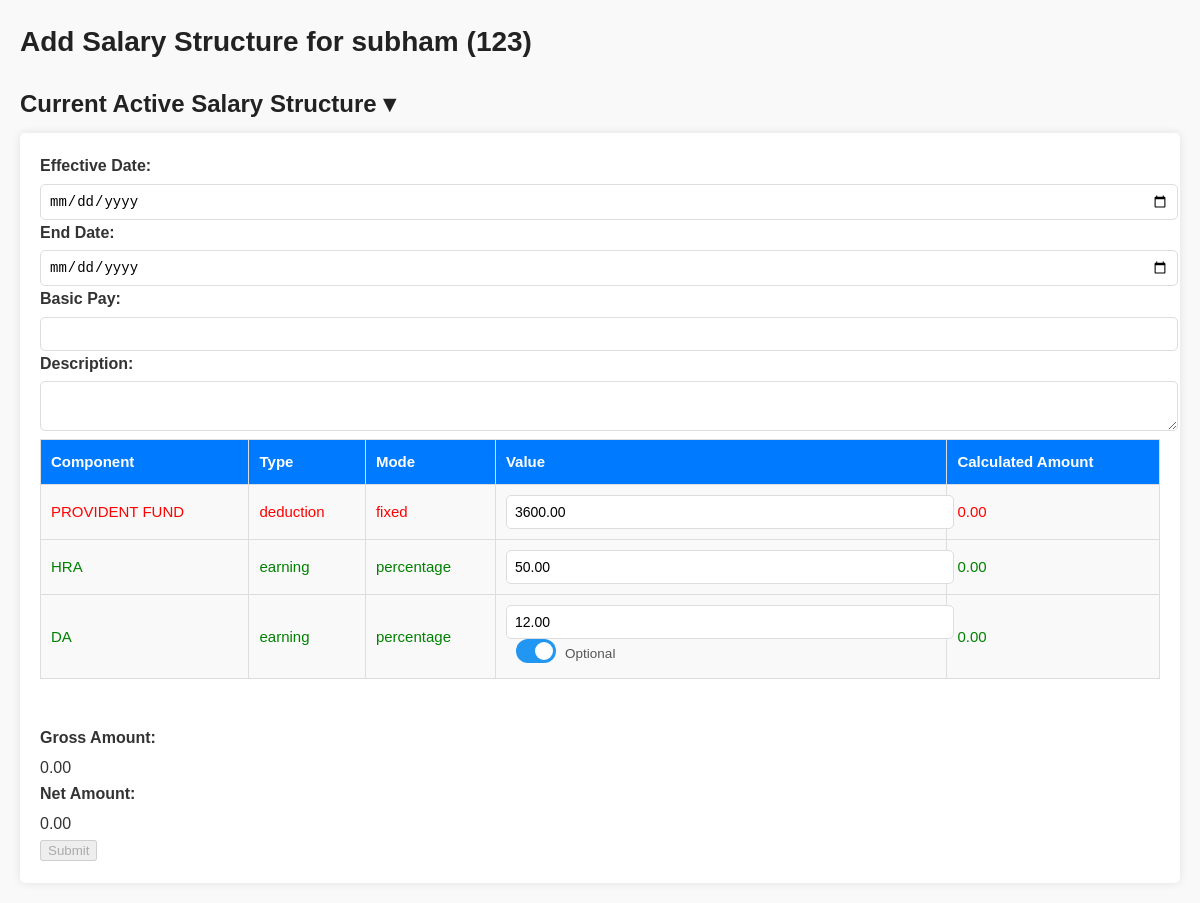
Page /employees/123/add_salary_structure/ on the earlier database version.
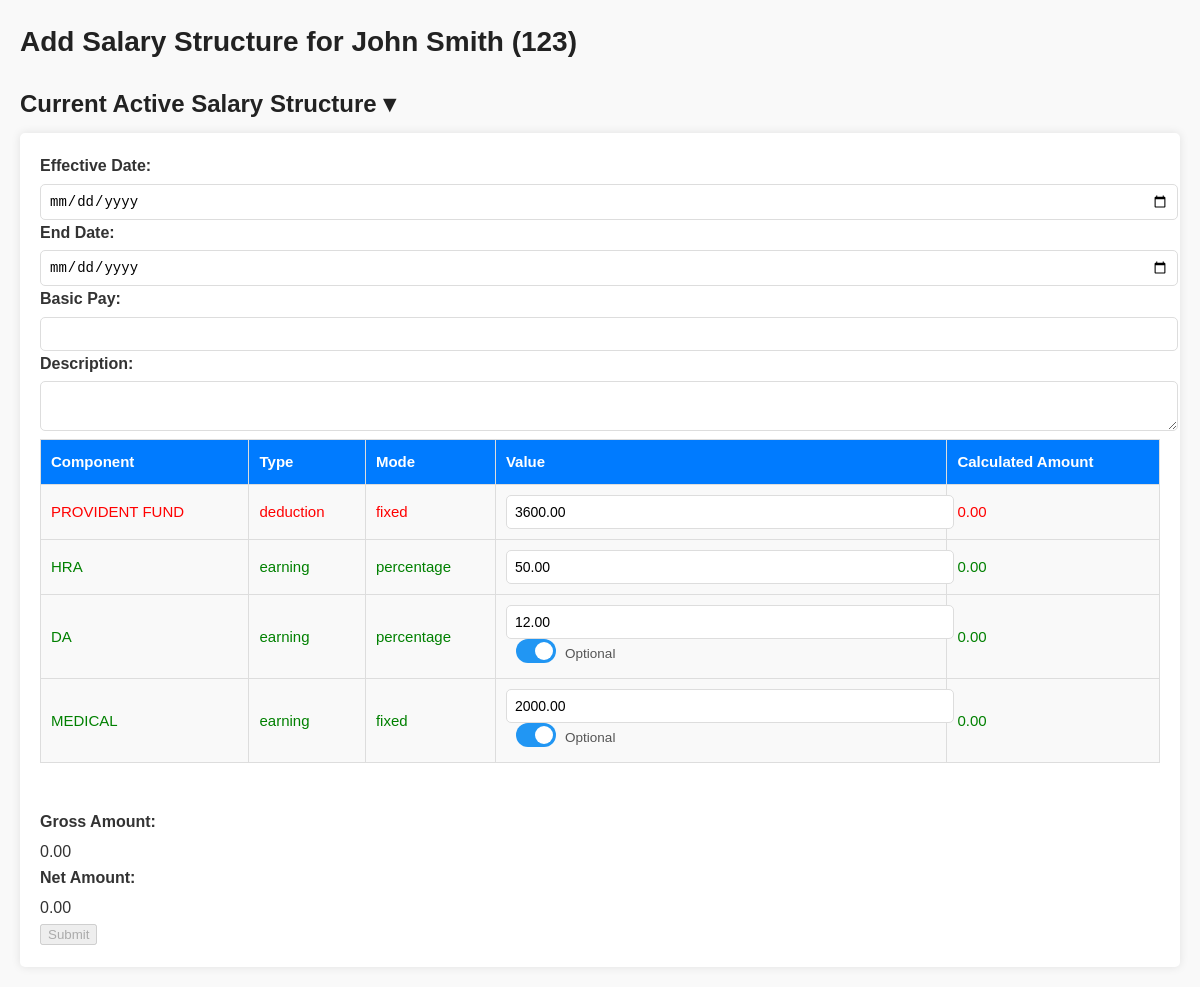
Same page on the later database version.
### payroll/models.py (models this page shows, shortened)
class Employee(models.Model):
    employee_id = models.CharField(max_length=20, unique=True)
    name = models.CharField(max_length=100)
    is_active = models.BooleanField(default=True)

class SalaryComponent(models.Model):
    EARNING = "earning"
    DEDUCTION = "deduction"
    COMPONENT_TYPES = [
        (EARNING, "Earning"),
        (DEDUCTION, "Deduction"),
    ]
    FIXED = "fixed"
    PERCENTAGE = "percentage"
    MODE_TYPES = [
        (FIXED, "Fixed"),
        (PERCENTAGE, "Percentage"),
    ]
    COMPULSORY = "compulsory"
    OPTIONAL = "optional"
    ACTION_TYPES = [
        (COMPULSORY, "Compulsory"),
        (OPTIONAL, "Optional"),
    ]
    name = models.CharField(max_length=100)
    code = models.CharField(max_length=50, unique=True)
    component_type = models.CharField(max_length=10, choices=COMPONENT_TYPES)
    mode = models.CharField(max_length=10, choices=MODE_TYPES, default=FIXED)
    action = models.CharField(max_length=10, choices=ACTION_TYPES, default=COMPULSORY)
    value = models.DecimalField(max_digits=10, decimal_places=2, null=True, blank=True)
    business_unit = models.IntegerField(null=True, blank=True)
    description = models.TextField(blank=True, null=True)

### payroll/views.py (the view, shortened to what this page needs)
def add_salary_structure(request, employee_id):
    employee = get_object_or_404(Employee, employee_id=employee_id)
    active_salary_structure = employee.salary_structures.filter(is_active=True).first()
    if active_salary_structure:
        active_gross_salary = active_salary_structure.gross_salary()
        active_net_salary = active_salary_structure.net_salary()
    else:
        active_gross_salary = None
        active_net_salary = None
    components = SalaryComponent.objects.all()
    return render(
        request,
        "payroll/add_salary_structure.html",
        {
            "employee": employee,
            "components": components,
            "active_salary_structure": active_salary_structure,
            "active_gross_salary": active_gross_salary,
            "active_net_salary": active_net_salary,
        },
    )

### payroll/models.py (called while the page is built)
    def calculate_component_amounts(self):
        calculated = {"earnings": 0, "deductions": 0}
        for line in self.lines.all():
            if line.salary_component.mode == SalaryComponent.PERCENTAGE:
                amount = self.basic_pay * line.amount / 100
            else:
                amount = line.amount
            if line.salary_component.component_type == SalaryComponent.EARNING:
                calculated["earnings"] += amount
            else:
                calculated["deductions"] += amount
        return calculated

    def gross_salary(self):
        return self.basic_pay + self.calculate_component_amounts()["earnings"]

    def net_salary(self):
        return self.gross_salary() - self.calculate_component_amounts()["deductions"]

### payroll/templates/payroll/add_salary_structure.html (shortened to what this page needs)
<!DOCTYPE html>
<html>
<head>
</head>
<body>
    <h1>Add Salary Structure for {{ employee.name }} ({{ employee.employee_id }})</h1>
    {% if active_salary_structure %}
    <h2 style="cursor: pointer;" onclick="toggleSalaryStructure()">Current Active Salary Structure &#x25BE;</h2>
        {% endif %}
    <form method="post">
        <label>Effective Date:</label>
        <input type="date" name="effective_date" value="{{ data.effective_date|default:'' }}">
        <br>
        <label>End Date:</label>
        <input type="date" name="end_date" value="{{ data.end_date|default:'' }}">
        <br>
        <label>Basic Pay:</label>
        <input type="number" step="0.01" name="basic_pay" id="basic_pay" value="{{ data.basic_pay|default:'' }}">
        <br>
        <label>Description:</label>
        <textarea name="description">{{ data.description|default:'' }}</textarea>
        <br>
        <table border="1">
            <tr>
                <th>Component</th>
                <th>Type</th>
                <th>Mode</th>
                <th>Value</th>
                <th>Calculated Amount</th>
            </tr>
            {% for comp in components %}
            {% if comp.component_type == "earning" %}
            <tr style="color: green;">
            {% else %}
            <tr style="color: red;">
            {% endif %}
                <td>{{ comp.name }}</td>
                <td>{{ comp.component_type }}</td>
                <td>{{ comp.mode }}</td>
                <td>
                    <input readonly type="number" name="component_{{ comp.id }}" class="component_value" data-component-type="{{ comp.component_type }}" data-mode="{{ comp.mode }}" value="{{ comp.value }}">
                    {% if comp.action == "optional" %}
                    <label class="switch">
                        <span class="slider"></span>
                    </label>
                    <span class="toggle-label">Optional</span>
                    {% endif %}
                </td>
                <td>
                    <span class="calculated_amount">0.00</span>
                </td>
            </tr>
            {% endfor %}
        </table>
        <br>
        <label>Gross Amount:</label>
        <span id="gross_amount">0.00</span>
        <br>
        <label>Net Amount:</label>
        <span id="net_amount">0.00</span>
        <br>
        <button type="submit" id="submit_btn" disabled>Submit</button>
    </form>
</body>
</html>

Differences in the rows shown:
changed Employee: name "subham" → "John Smith"
added SalaryComponent: name "MEDICAL", component_type "earning", mode "fixed", value "2000.00", action "optional" (drawn)
